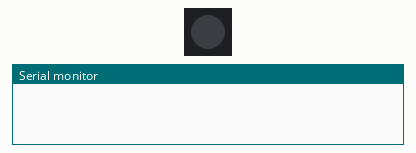
This sketch was run on a simulated ESP32. Parts: 1 RGB LEDs in strip order, left to right, the last lines printed to the serial monitor. Dim RGB values are drawn brighter than linear; WiFi joins after 1.5 s; servers stay silent unless stated; the local clock reads 2024-03-15 10:24:30 at power-on unless the sketch sets it; random numbers use the default seed unless the sketch sets one; no MQTT or app messages arrive unless stated.

Above: at 0.0 s.
At 0.6 s:
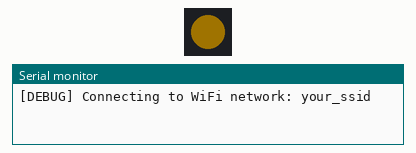
At 2.9 s:
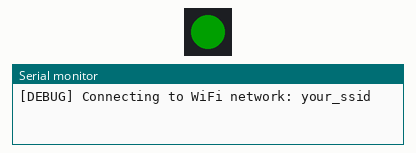
Timing chart, 0 to 4.4 s (numbered marks = the images above):
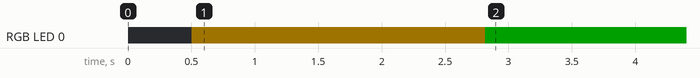

Measured:
- by itself, RGB LED 0: off → RGB(32, 23, 0) at 0.50 s, → RGB(0, 32, 0) 2.3 s later

The sketch:

AtomLiteS3_Sensor_Emulator_22in1_8h_v4.2.ino
```cpp
/*
 * SDI-12 Sensor Emulator V4.2
 * - 8h profile rotation (Veg / Early Flower / Late Flower)
 * - Within each 8h block: realistic 24h-style curves mapped into the block
 * - MQTT Home Assistant discovery
 * - Existing substrate + air sensors kept
 * - Additional virtual sensors added
 */

#include <WiFi.h>
#include <PubSubClient.h>
#include <ArduinoJson.h>
#include <time.h>
#include <math.h>
#include <Adafruit_NeoPixel.h>

#define DEBUG true
#define MQTT_MAX_PACKET_SIZE 2048
#define EMULATE_SENSOR true
#define EMULATE_NOISE true
#define ENABLE_STATUS_LED true

#define HOSTNAME_PREFIX "sdi12sensor-"
#define HOSTNAME_SUFFIX "emulator8h-1"
#define EC_SIMPLE_FACTOR 500.0f
#define FC_VWC 42.0f
#define PWP_VWC 18.0f
#define PI_F 3.14159265f

const char* ssid = "your_ssid";
const char* password = "your_password";
const char* hostname = HOSTNAME_PREFIX HOSTNAME_SUFFIX;
const char* mqtt_server = "192.168.178.176";
const int mqtt_port = 1883;
const char* mqtt_username = "";
const char* mqtt_password = "";
const char* client_id = hostname;
const char* discovery_prefix = "homeassistant";
const char* availability_topic = "sensors/sdi12sensor/status";

const unsigned long MQTT_PUBLISH_INTERVAL = 10000;
const unsigned long PROFILE_INTERVAL = 8UL * 60UL * 60UL * 1000UL;
unsigned long lastPublishTime = 0;
unsigned long readingNumber = 0;
unsigned long profileTimer = 0;
int currentProfile = 0;

const long GMT_OFFSET_SEC = 3600;
const int DAYLIGHT_OFFSET_SEC = 3600;
const int DAY_START_MIN = 5 * 60 + 30;
const int DAY_END_MIN = 21 * 60;

const float TEMP_NOISE_AMPL = 0.12f;
const float MOISTURE_NOISE_AMPL = 0.45f;
const float EC_NOISE_AMPL = 20.0f;
const float AIR_TEMP_NOISE_AMPL = 0.20f;
const float AIR_HUMIDITY_NOISE_AMPL = 1.2f;
const float CO2_NOISE_AMPL = 15.0f;
const float PH_NOISE_AMPL = 0.03f;
const float ORP_NOISE_AMPL = 6.0f;
const float PAR_NOISE_AMPL = 18.0f;
const float WATER_LEVEL_NOISE_AMPL = 0.8f;

const int LED_PIN = 35;
const int LED_COUNT = 1;
const uint8_t LED_BRIGHTNESS = 32;

struct SensorData {
  float vwc_raw;
  float vwc_calibrated;
  float temperature;
  float ec_raw;
  float ec_simple;
  float ec_epsilon;
  float air_temperature;
  float air_humidity;
  float vpd;
  float co2;
  float tank_ph;
  float tank_temperature;
  float tank_ec;
  float tank_orp;
  float substrate_fc;
  float dryback;
  float paw_percent;
  float runoff_ph;
  float runoff_ec;
  float runoff_temperature;
  float osmotic_potential;
  float leaf_temperature;
  float par;
  float dli;
  float dew_point;
  float delta_t;
  float water_level;
  int wifi_rssi;
  char stage[16];
  bool valid;
  unsigned long timestamp;
};

struct GrowthProfile {
  const char* name;
  float airTempMin, airTempMax;
  float rhMin, rhMax;
  float co2Base;
  float tankPhBase;
  float tankEcBase;
  float tankOrpBase;
  float vwcBase;
  float vwcSwing;
  float substrateTempBase;
  float substrateEcBase;
  float runoffPhBase;
  float runoffEcBase;
  float waterLevelBase;
};

const GrowthProfile profiles[] = {
  {"veg",         19.0f, 27.0f, 55.0f, 75.0f,  700.0f, 5.85f, 1.35f, 715.0f, 40.0f,  7.0f, 22.0f, 1200.0f, 5.95f, 1450.0f, 78.0f},
  {"early_flower",20.0f, 28.0f, 45.0f, 65.0f,  900.0f, 5.95f, 1.75f, 705.0f, 37.0f,  7.5f, 23.0f, 1300.0f, 6.00f, 1420.0f, 76.0f},
  {"late_flower", 20.0f, 28.0f, 40.0f, 60.0f, 1000.0f, 6.05f, 2.05f, 700.0f, 34.0f,  8.0f, 24.0f, 1400.0f, 6.10f, 1380.0f, 74.0f}
};
const int NUM_PROFILES = sizeof(profiles) / sizeof(profiles[0]);

WiFiClient espClient;
PubSubClient mqtt(espClient);
Adafruit_NeoPixel pixel(LED_COUNT, LED_PIN, NEO_GRB + NEO_KHZ800);

uint32_t COLOR_OFF, COLOR_BLUE, COLOR_YELLOW, COLOR_GREEN, COLOR_RED, COLOR_WHITE;

void debugPrint(String message, bool forceOutput = false) { if (DEBUG || forceOutput) Serial.println("[DEBUG] " + message); }
float clampf(float value, float minVal, float maxVal) { if (value < minVal) return minVal; if (value > maxVal) return maxVal; return value; }
float addNoise(float value, float amplitude) {
#if EMULATE_NOISE
  float r = (float)random(-1000, 1001) / 1000.0f;
  return value + (r * amplitude);
#else
  return value;
#endif
}
float calculateVWCNonSoil(float raw) { float result = (6.771e-10 * pow(raw, 3) - 5.105e-6 * pow(raw, 2) + 1.302e-2 * raw - 10.848) * 100.0f; return constrain(result, 0, 100); }
float calculateECSimple(float raw_ec) { return raw_ec / EC_SIMPLE_FACTOR; }
float calculateECEpsilon(float raw) { float epsilon = 2.887e-9 * pow(raw, 3) - 2.080e-5 * pow(raw, 2) + 5.276e-2 * raw - 43.39; if (epsilon < 0) epsilon = 0; return pow(epsilon, 2); }
float pawFromVWC(float vwc) { return clampf(((vwc - PWP_VWC) / (FC_VWC - PWP_VWC)) * 100.0f, 0.0f, 100.0f); }
float estimateRawForTargetVWC(float targetVWC) { float bestRaw = 1000.0f, bestDiff = 999999.0f; for (float raw = 800.0f; raw <= 5000.0f; raw += 1.0f) { float vwc = calculateVWCNonSoil(raw); float diff = fabs(vwc - targetVWC); if (diff < bestDiff) { bestDiff = diff; bestRaw = raw; } } return bestRaw; }
float smoothStep(float x) { x = clampf(x, 0.0f, 1.0f); return x * x * (3.0f - 2.0f * x); }
float dayWave(float x) { return 0.5f - 0.5f * cosf(2.0f * PI_F * x); }
float wrap24(float x) { while (x < 0) x += 1.0f; while (x >= 1.0f) x -= 1.0f; return x; }
int getMinuteOfDay() { struct tm ti; if (!getLocalTime(&ti)) return -1; return ti.tm_hour * 60 + ti.tm_min; }
String formatTime(unsigned long ms) { unsigned long s = ms / 1000; unsigned long m = s / 60; s %= 60; char t[10]; sprintf(t, "%02lu:%02lu", m, s); return String(t); }
String getStateTopic() { return String("sensors/sdi12sensor/") + hostname + "/state"; }

void initStatusLed() {
#if ENABLE_STATUS_LED
  pixel.begin();
  pixel.setBrightness(LED_BRIGHTNESS);
  COLOR_OFF = pixel.Color(0, 0, 0);
  COLOR_BLUE = pixel.Color(0, 0, 255);
  COLOR_YELLOW = pixel.Color(255, 180, 0);
  COLOR_GREEN = pixel.Color(0, 255, 0);
  COLOR_RED = pixel.Color(255, 0, 0);
  COLOR_WHITE = pixel.Color(180, 180, 180);
  pixel.setPixelColor(0, COLOR_OFF);
  pixel.show();
#endif
}
void setStatusLed(uint32_t color) {
#if ENABLE_STATUS_LED
  pixel.setPixelColor(0, color);
  pixel.show();
#endif
}
void flashStatusLed(uint32_t color, int durationMs) {
#if ENABLE_STATUS_LED
  uint32_t previous = COLOR_OFF;
  if (WiFi.status() == WL_CONNECTED && mqtt.connected()) previous = COLOR_GREEN;
  else if (WiFi.status() == WL_CONNECTED) previous = COLOR_YELLOW;
  else previous = COLOR_RED;
  setStatusLed(color);
  delay(durationMs);
  setStatusLed(previous);
#endif
}
void updateIdleLedState() {
#if ENABLE_STATUS_LED
  if (WiFi.status() == WL_CONNECTED && mqtt.connected()) setStatusLed(COLOR_GREEN);
  else if (WiFi.status() == WL_CONNECTED) setStatusLed(COLOR_YELLOW);
  else setStatusLed(COLOR_RED);
#endif
}

void debugTable(const SensorData& d) {
  if (!DEBUG) return;
  Serial.println("\n─────────────────────────────────────");
  Serial.printf("Time: %s Reading #%lu\n", formatTime(d.timestamp).c_str(), readingNumber);
  Serial.printf("Profile: %s Stage: %s\n", d.stage, profiles[currentProfile].name);
  Serial.println("─────────────────────────────────────");
  Serial.printf("Air Temp: %.2f°C  RH: %.2f%%  VPD: %.2f kPa  CO2: %.0f ppm\n", d.air_temperature, d.air_humidity, d.vpd, d.co2);
  Serial.printf("Tank pH: %.2f  Tank Temp: %.2f°C  Tank EC: %.2f  ORP: %.0f mV\n", d.tank_ph, d.tank_temperature, d.tank_ec, d.tank_orp);
  Serial.printf("VWC: %.2f%%  FC: %.2f%%  Dryback: %.2f%%  PAW: %.2f%%\n", d.vwc_calibrated, d.substrate_fc, d.dryback, d.paw_percent);
  Serial.printf("Sub Temp: %.2f°C  Sub EC: %.2f  Runoff pH: %.2f  Runoff EC: %.2f\n", d.temperature, d.ec_raw, d.runoff_ph, d.runoff_ec);
  Serial.printf("LeafTemp: %.2f°C  PAR: %.0f  DLI: %.2f  DewPoint: %.2f°C  DeltaT: %.2f°C\n", d.leaf_temperature, d.par, d.dli, d.dew_point, d.delta_t);
  Serial.printf("WaterLevel: %.2f%%  WiFi RSSI: %d dBm  Osmotic: %.2f\n", d.water_level, d.wifi_rssi, d.osmotic_potential);
  Serial.println("─────────────────────────────────────\n");
}

void setupWiFi() {
  debugPrint("Connecting to WiFi network: " + String(ssid), true);
  setStatusLed(COLOR_YELLOW);
  WiFi.begin(ssid, password);
  unsigned long startAttempt = millis();
  while (WiFi.status() != WL_CONNECTED) {
    delay(500);
    if (millis() - startAttempt > 30000) { WiFi.disconnect(true, true); delay(1000); WiFi.begin(ssid, password); startAttempt = millis(); }
  }
}

void ensureTimeSync() { configTime(GMT_OFFSET_SEC, DAYLIGHT_OFFSET_SEC, "pool.ntp.org", "time.nist.gov"); struct tm timeinfo; int tries = 0; while (!getLocalTime(&timeinfo) && tries < 30) { delay(500); tries++; } }

void publishDiscoveryConfigs() {
  String state_topic = getStateTopic();
  String device_config = "{\"identifiers\":[\"" + String(hostname) + "\"],\"name\":\"" + String(hostname) + "\",\"model\":\"SDI-12 Sensor Emulator V4.2\",\"manufacturer\":\"Chill Division / Custom\"}";
  struct SensorConfig { const char* name; const char* id; const char* device_class; const char* unit; const char* value_template; };
  SensorConfig configs[] = {
    {"WiFi RSSI", "wifi_rssi", "signal_strength", "dBm", "{{ value_json.wifi_rssi | float }}"},
    {"Air Temperature", "air_temperature", "temperature", "°C", "{{ value_json.air_temperature | float }}"},
    {"Air Humidity", "air_humidity", "humidity", "%", "{{ value_json.air_humidity | float }}"},
    {"VPD", "vpd", "", "kPa", "{{ value_json.vpd | float }}"},
    {"CO2", "co2", "carbon_dioxide", "ppm", "{{ value_json.co2 | float }}"},
    {"Tank pH", "tank_ph", "", "pH", "{{ value_json.tank_ph | float }}"},
    {"Tank Temperature", "tank_temperature", "temperature", "°C", "{{ value_json.tank_temperature | float }}"},
    {"Tank EC", "tank_ec", "conductivity", "mS/cm", "{{ value_json.tank_ec | float }}"},
    {"Tank ORP", "tank_orp", "", "mV", "{{ value_json.tank_orp | float }}"},
    {"Substrate VWC", "vwc_calibrated", "moisture", "%", "{{ value_json.vwc_calibrated | float }}"},
    {"Substrate FC", "substrate_fc", "", "%", "{{ value_json.substrate_fc | float }}"},
    {"Substrate Temperature", "temperature", "temperature", "°C", "{{ value_json.temperature | float }}"},
    {"Substrate EC", "ec_raw", "conductivity", "µS/cm", "{{ value_json.ec_raw | float }}"},
    {"Dryback", "dryback", "", "%", "{{ value_json.dryback | float }}"},
    {"PAW", "paw_percent", "", "%", "{{ value_json.paw_percent | float }}"},
    {"RunOff pH", "runoff_ph", "", "pH", "{{ value_json.runoff_ph | float }}"},
    {"RunOff EC", "runoff_ec", "conductivity", "µS/cm", "{{ value_json.runoff_ec | float }}"},
    {"RunOff Temperature", "runoff_temperature", "temperature", "°C", "{{ value_json.runoff_temperature | float }}"},
    {"Klima Osmotic Potential", "osmotic_potential", "", "", "{{ value_json.osmotic_potential | float }}"},
    {"LeafTemp", "leaf_temperature", "temperature", "°C", "{{ value_json.leaf_temperature | float }}"},
    {"PAR", "par", "illuminance", "µmol/m²/s", "{{ value_json.par | float }}"},
    {"DLI", "dli", "", "mol/m²/d", "{{ value_json.dli | float }}"},
    {"Dew Point", "dew_point", "temperature", "°C", "{{ value_json.dew_point | float }}"},
    {"DeltaT", "delta_t", "temperature", "°C", "{{ value_json.delta_t | float }}"},
    {"Water Level", "water_level", "water", "%", "{{ value_json.water_level | float }}"}
  };
  for (const auto& sensor : configs) {
    String config_topic = String(discovery_prefix) + "/sensor/" + hostname + "/" + sensor.id + "/config";
    String config = "{\"name\":\"" + String(sensor.name) + "\",\"object_id\":\"" + String(hostname) + "_" + sensor.id + "\",\"unique_id\":\"" + String(hostname) + "_" + sensor.id + "\"";
    if (strlen(sensor.device_class) > 0) config += ",\"device_class\":\"" + String(sensor.device_class) + "\"";
    config += ",\"state_class\":\"measurement\",\"unit_of_measurement\":\"" + String(sensor.unit) + "\",\"state_topic\":\"" + state_topic + "\",\"value_template\":\"" + String(sensor.value_template) + "\",\"availability_topic\":\"" + String(availability_topic) + "\",\"payload_available\":\"online\",\"payload_not_available\":\"offline\",\"device\":" + device_config + "}";
    mqtt.publish(config_topic.c_str(), config.c_str(), true);
    delay(30);
  }
  mqtt.publish(availability_topic, "online", true);
}

void reconnectMQTT() { while (!mqtt.connected()) { if (mqtt.connect(client_id, mqtt_username, mqtt_password, availability_topic, 1, true, "offline")) { mqtt.publish(availability_topic, "online", true); publishDiscoveryConfigs(); } else { delay(5000); } } }

float stagePosition(float elapsedFrac, float phaseShift = 0.0f) { return wrap24(elapsedFrac + phaseShift); }

void generateDayCycleData(SensorData &d) {
  d.valid = true; d.timestamp = millis();
  const GrowthProfile& gp = profiles[currentProfile];
  unsigned long phaseNow = millis() % PROFILE_INTERVAL;
  float phase = (float)phaseNow / (float)PROFILE_INTERVAL;
  float light = dayWave(phase);
  float night = 1.0f - light;

  float airTemp = gp.airTempMin + light * (gp.airTempMax - gp.airTempMin);
  float airRh = gp.rhMax - light * (gp.rhMax - gp.rhMin);
  float vpd = clampf((0.6108f * expf((17.27f * airTemp) / (airTemp + 237.3f))) * (1.0f - airRh / 100.0f), 0.0f, 6.0f);
  float co2 = 470.0f + night * 220.0f + light * gp.co2Base;
  float tankPh = gp.tankPhBase + 0.03f * sinf(phase * 2.0f * PI_F);
  float tankTemp = 19.0f + light * 2.2f + 0.2f * sinf((phase + 0.2f) * 2.0f * PI_F);
  float tankEc = gp.tankEcBase + light * 0.12f;
  float tankOrp = gp.tankOrpBase + night * 10.0f - light * 8.0f;

  float vwcTarget = gp.vwcBase + night * gp.vwcSwing + light * (gp.vwcSwing * 0.35f);
  float substrateTemp = gp.substrateTempBase + light * 1.2f + 0.5f * sinf((phase - 0.1f) * 2.0f * PI_F);
  float substrateEc = gp.substrateEcBase + night * 180.0f + light * 120.0f;

  float dryback = clampf(((FC_VWC - vwcTarget) / FC_VWC) * 100.0f, 0.0f, 100.0f);
  float paw = pawFromVWC(vwcTarget);

  float runoffPh = gp.runoffPhBase + 0.05f * light;
  float runoffEc = gp.runoffEcBase + light * 160.0f;
  float runoffTemp = tankTemp - 0.4f + 0.1f * light;
  float osmotic = -0.00125f * substrateEc;
  float leafTemp = airTemp - (0.7f + light * 0.6f) + 0.12f * sinf((phase + 0.35f) * 2.0f * PI_F);
  float par = light > 0.02f ? (light * 1100.0f) : 0.0f;
  float dli = (par * 8.0f) / 1000.0f / 60.0f;
  float dew = airTemp - ((100.0f - airRh) / 5.0f);
  float deltaT = leafTemp - airTemp;
  float waterLevel = gp.waterLevelBase - night * 2.0f - light * 1.0f;

  d.temperature = clampf(addNoise(substrateTemp, TEMP_NOISE_AMPL), 16.0f, 28.0f);
  d.vwc_raw = estimateRawForTargetVWC(clampf(addNoise(vwcTarget, MOISTURE_NOISE_AMPL), 18.0f, 80.0f));
  d.vwc_calibrated = calculateVWCNonSoil(d.vwc_raw);
  d.ec_raw = clampf(addNoise(substrateEc, EC_NOISE_AMPL), 500.0f, 2500.0f);
  d.ec_simple = calculateECSimple(d.ec_raw);
  d.ec_epsilon = calculateECEpsilon(d.vwc_raw);
  d.air_temperature = clampf(addNoise(airTemp, AIR_TEMP_NOISE_AMPL), 15.0f, 35.0f);
  d.air_humidity = clampf(addNoise(airRh, AIR_HUMIDITY_NOISE_AMPL), 30.0f, 90.0f);
  d.vpd = clampf(addNoise(vpd, 0.03f), 0.0f, 6.0f);
  d.co2 = clampf(addNoise(co2, CO2_NOISE_AMPL), 380.0f, 1300.0f);
  d.tank_ph = clampf(addNoise(tankPh, PH_NOISE_AMPL), 5.2f, 6.6f);
  d.tank_temperature = clampf(addNoise(tankTemp, 0.15f), 18.0f, 28.0f);
  d.tank_ec = clampf(addNoise(tankEc, EC_NOISE_AMPL), 700.0f, 2500.0f);
  d.tank_orp = clampf(addNoise(tankOrp, ORP_NOISE_AMPL), 620.0f, 780.0f);
  d.substrate_fc = FC_VWC;
  d.dryback = dryback;
  d.paw_percent = paw;
  d.runoff_ph = clampf(addNoise(runoffPh, PH_NOISE_AMPL), 5.2f, 6.8f);
  d.runoff_ec = clampf(addNoise(runoffEc, EC_NOISE_AMPL), 900.0f, 2800.0f);
  d.runoff_temperature = clampf(addNoise(runoffTemp, 0.15f), 16.0f, 28.0f);
  d.osmotic_potential = clampf(addNoise(osmotic, 0.01f), -4.0f, 0.0f);
  d.leaf_temperature = clampf(addNoise(leafTemp, 0.18f), 16.0f, 35.0f);
  d.par = clampf(addNoise(par, PAR_NOISE_AMPL), 0.0f, 1500.0f);
  d.dli = clampf(dli, 0.0f, 45.0f);
  d.dew_point = dew;
  d.delta_t = deltaT;
  d.water_level = clampf(addNoise(waterLevel, WATER_LEVEL_NOISE_AMPL), 0.0f, 100.0f);
  d.wifi_rssi = WiFi.status() == WL_CONNECTED ? WiFi.RSSI() : -127;
  snprintf(d.stage, sizeof(d.stage), "%s", gp.name);
}

SensorData readSensor() { SensorData d = {}; generateDayCycleData(d); return d; }

void publishData(const SensorData& d) {
  if (!d.valid) return;
  StaticJsonDocument<1536> doc;
  doc["stage"] = d.stage;
  doc["profile_index"] = currentProfile;
  doc["wifi_rssi"] = d.wifi_rssi;
  doc["air_temperature"] = roundf(d.air_temperature * 100.0f) / 100.0f;
  doc["air_humidity"] = roundf(d.air_humidity * 100.0f) / 100.0f;
  doc["vpd"] = roundf(d.vpd * 100.0f) / 100.0f;
  doc["co2"] = roundf(d.co2);
  doc["tank_ph"] = roundf(d.tank_ph * 100.0f) / 100.0f;
  doc["tank_temperature"] = roundf(d.tank_temperature * 100.0f) / 100.0f;
  doc["tank_ec"] = roundf(d.tank_ec * 100.0f) / 100.0f;
  doc["tank_orp"] = roundf(d.tank_orp);
  doc["vwc_raw"] = roundf(d.vwc_raw * 100.0f) / 100.0f;
  doc["vwc_calibrated"] = roundf(d.vwc_calibrated * 100.0f) / 100.0f;
  doc["substrate_fc"] = roundf(d.substrate_fc * 100.0f) / 100.0f;
  doc["temperature"] = roundf(d.temperature * 100.0f) / 100.0f;
  doc["ec_raw"] = roundf(d.ec_raw * 100.0f) / 100.0f;
  doc["ec_simple"] = roundf(d.ec_simple * 100.0f) / 100.0f;
  doc["ec_epsilon"] = roundf(d.ec_epsilon * 100.0f) / 100.0f;
  doc["dryback"] = roundf(d.dryback * 100.0f) / 100.0f;
  doc["paw_percent"] = roundf(d.paw_percent * 100.0f) / 100.0f;
  doc["runoff_ph"] = roundf(d.runoff_ph * 100.0f) / 100.0f;
  doc["runoff_ec"] = roundf(d.runoff_ec * 100.0f) / 100.0f;
  doc["runoff_temperature"] = roundf(d.runoff_temperature * 100.0f) / 100.0f;
  doc["osmotic_potential"] = roundf(d.osmotic_potential * 100.0f) / 100.0f;
  doc["leaf_temperature"] = roundf(d.leaf_temperature * 100.0f) / 100.0f;
  doc["par"] = roundf(d.par * 100.0f) / 100.0f;
  doc["dli"] = roundf(d.dli * 100.0f) / 100.0f;
  doc["dew_point"] = roundf(d.dew_point * 100.0f) / 100.0f;
  doc["delta_t"] = roundf(d.delta_t * 100.0f) / 100.0f;
  doc["water_level"] = roundf(d.water_level * 100.0f) / 100.0f;
  char payload[1536]; serializeJson(doc, payload, sizeof(payload)); mqtt.publish(getStateTopic().c_str(), payload, true); debugTable(d); readingNumber++;
}

void setup() {
  Serial.begin(115200);
  delay(500);
  initStatusLed();
  setStatusLed(COLOR_BLUE);
  randomSeed((uint32_t)esp_random());
  WiFi.setHostname(hostname);
  setupWiFi();
  ensureTimeSync();
  mqtt.setServer(mqtt_server, mqtt_port);
  mqtt.setBufferSize(MQTT_MAX_PACKET_SIZE);
  profileTimer = millis();
  updateIdleLedState();
}

void loop() {
  if (!mqtt.connected()) reconnectMQTT();
  mqtt.loop();
  updateIdleLedState();
  unsigned long now = millis();
  if (now - profileTimer >= PROFILE_INTERVAL) { currentProfile = (currentProfile + 1) % NUM_PROFILES; profileTimer = now; flashStatusLed(COLOR_WHITE, 250); }
  if (now - lastPublishTime >= MQTT_PUBLISH_INTERVAL) { publishData(readSensor()); lastPublishTime = now; }
}
```
